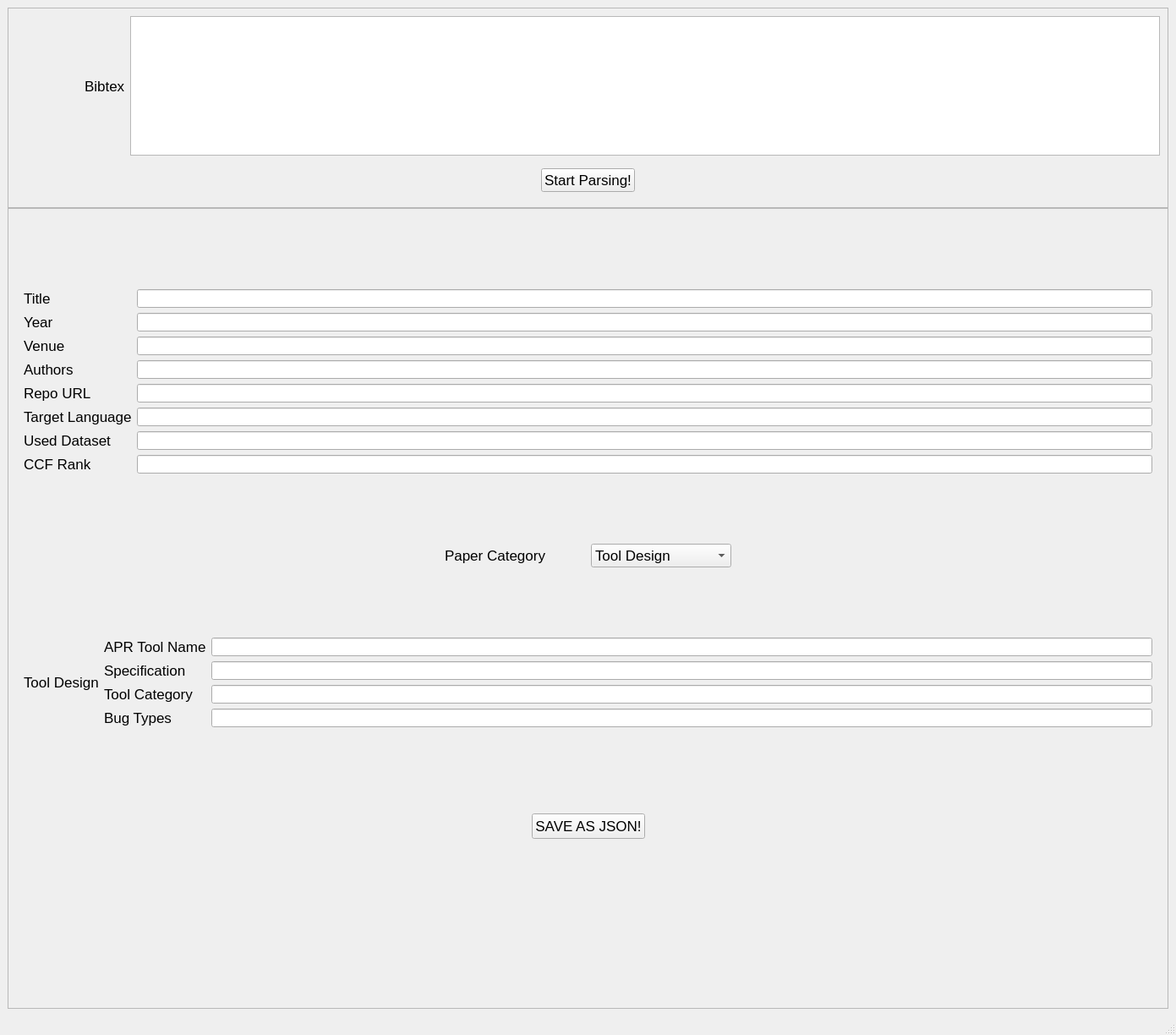
<?xml version="1.0" encoding="UTF-8"?>
<ui version="4.0">
 <class>MainWindow</class>
 <widget class="QMainWindow" name="MainWindow">
  <property name="geometry">
   <rect>
    <x>0</x>
    <y>0</y>
    <width>1391</width>
    <height>1224</height>
   </rect>
  </property>
  <property name="windowTitle">
   <string>MainWindow</string>
  </property>
  <property name="styleSheet">
   <string notr="true">QFrame{
background-color:red,
}</string>
  </property>
  <widget class="QWidget" name="centralwidget">
   <layout class="QVBoxLayout" name="verticalLayout_2" stretch="1">
    <item>
     <layout class="QVBoxLayout" name="verticalLayout" stretch="1,4">
      <property name="spacing">
       <number>0</number>
      </property>
      <item>
       <widget class="QFrame" name="frame_2">
        <property name="styleSheet">
         <string notr="true">QFrame{
background-color:&quot;#F9E7A2&quot;;
}</string>
        </property>
        <property name="frameShape">
         <enum>QFrame::StyledPanel</enum>
        </property>
        <property name="frameShadow">
         <enum>QFrame::Raised</enum>
        </property>
        <layout class="QVBoxLayout" name="verticalLayout_3">
         <item>
          <layout class="QHBoxLayout" name="horizontalLayout" stretch="1,0,15">
           <item>
            <spacer name="horizontalSpacer">
             <property name="orientation">
              <enum>Qt::Horizontal</enum>
             </property>
             <property name="sizeHint" stdset="0">
              <size>
               <width>168</width>
               <height>20</height>
              </size>
             </property>
            </spacer>
           </item>
           <item>
            <widget class="QLabel" name="label_13">
             <property name="font">
              <font>
               <pointsize>13</pointsize>
              </font>
             </property>
             <property name="text">
              <string>Bibtex</string>
             </property>
            </widget>
           </item>
           <item>
            <widget class="QTextEdit" name="textEdit"/>
           </item>
          </layout>
         </item>
         <item>
          <widget class="QWidget" name="widget" native="true">
           <layout class="QHBoxLayout" name="horizontalLayout_2">
            <item>
             <spacer name="horizontalSpacer_3">
              <property name="orientation">
               <enum>Qt::Horizontal</enum>
              </property>
              <property name="sizeHint" stdset="0">
               <size>
                <width>600</width>
                <height>17</height>
               </size>
              </property>
             </spacer>
            </item>
            <item>
             <widget class="QPushButton" name="pushButton_2">
              <property name="font">
               <font>
                <pointsize>13</pointsize>
               </font>
              </property>
              <property name="text">
               <string>Start Parsing!</string>
              </property>
             </widget>
            </item>
            <item>
             <spacer name="horizontalSpacer_4">
              <property name="orientation">
               <enum>Qt::Horizontal</enum>
              </property>
              <property name="sizeHint" stdset="0">
               <size>
                <width>600</width>
                <height>17</height>
               </size>
              </property>
             </spacer>
            </item>
           </layout>
          </widget>
         </item>
        </layout>
       </widget>
      </item>
      <item>
       <widget class="QFrame" name="frame">
        <property name="styleSheet">
         <string notr="true">QFrame{
background-color:&quot;#F0CDB1&quot;;
}</string>
        </property>
        <property name="frameShape">
         <enum>QFrame::StyledPanel</enum>
        </property>
        <property name="frameShadow">
         <enum>QFrame::Raised</enum>
        </property>
        <layout class="QVBoxLayout" name="verticalLayout_5" stretch="3,1">
         <item>
          <widget class="QWidget" name="widget_2" native="true">
           <layout class="QVBoxLayout" name="verticalLayout_4" stretch="3,1,3">
            <item>
             <layout class="QGridLayout" name="gridLayout">
              <item row="0" column="0">
               <widget class="QLabel" name="label_8">
                <property name="font">
                 <font>
                  <pointsize>13</pointsize>
                 </font>
                </property>
                <property name="text">
                 <string>Title</string>
                </property>
               </widget>
              </item>
              <item row="1" column="1">
               <widget class="QLineEdit" name="lineEdit_19"/>
              </item>
              <item row="0" column="1">
               <widget class="QLineEdit" name="lineEdit_15"/>
              </item>
              <item row="5" column="1">
               <widget class="QLineEdit" name="lineEdit_23"/>
              </item>
              <item row="2" column="0">
               <widget class="QLabel" name="label_6">
                <property name="font">
                 <font>
                  <pointsize>13</pointsize>
                 </font>
                </property>
                <property name="text">
                 <string>Venue</string>
                </property>
               </widget>
              </item>
              <item row="5" column="0">
               <widget class="QLabel" name="label_3">
                <property name="font">
                 <font>
                  <pointsize>13</pointsize>
                 </font>
                </property>
                <property name="text">
                 <string>Target Language</string>
                </property>
               </widget>
              </item>
              <item row="3" column="0">
               <widget class="QLabel" name="label_5">
                <property name="font">
                 <font>
                  <pointsize>13</pointsize>
                 </font>
                </property>
                <property name="text">
                 <string>Authors</string>
                </property>
               </widget>
              </item>
              <item row="7" column="0">
               <widget class="QLabel" name="label_2">
                <property name="font">
                 <font>
                  <pointsize>13</pointsize>
                 </font>
                </property>
                <property name="text">
                 <string>CCF Rank</string>
                </property>
               </widget>
              </item>
              <item row="1" column="0">
               <widget class="QLabel" name="label_7">
                <property name="font">
                 <font>
                  <pointsize>13</pointsize>
                 </font>
                </property>
                <property name="text">
                 <string>Year</string>
                </property>
               </widget>
              </item>
              <item row="7" column="1">
               <widget class="QLineEdit" name="lineEdit_24"/>
              </item>
              <item row="3" column="1">
               <widget class="QLineEdit" name="lineEdit_21"/>
              </item>
              <item row="2" column="1">
               <widget class="QLineEdit" name="lineEdit_20"/>
              </item>
              <item row="4" column="1">
               <widget class="QLineEdit" name="lineEdit_22"/>
              </item>
              <item row="4" column="0">
               <widget class="QLabel" name="label_4">
                <property name="font">
                 <font>
                  <pointsize>13</pointsize>
                 </font>
                </property>
                <property name="text">
                 <string>Repo URL</string>
                </property>
               </widget>
              </item>
              <item row="6" column="0">
               <widget class="QLabel" name="label_15">
                <property name="font">
                 <font>
                  <pointsize>13</pointsize>
                 </font>
                </property>
                <property name="text">
                 <string>Used Dataset</string>
                </property>
               </widget>
              </item>
              <item row="6" column="1">
               <widget class="QLineEdit" name="lineEdit_2"/>
              </item>
             </layout>
            </item>
            <item>
             <layout class="QHBoxLayout" name="horizontalLayout_3" stretch="3,1,1,3">
              <item>
               <spacer name="horizontalSpacer_5">
                <property name="orientation">
                 <enum>Qt::Horizontal</enum>
                </property>
                <property name="sizeHint" stdset="0">
                 <size>
                  <width>40</width>
                  <height>20</height>
                 </size>
                </property>
               </spacer>
              </item>
              <item>
               <widget class="QLabel" name="label">
                <property name="font">
                 <font>
                  <pointsize>13</pointsize>
                 </font>
                </property>
                <property name="text">
                 <string>Paper Category</string>
                </property>
               </widget>
              </item>
              <item>
               <widget class="QComboBox" name="comboBox">
                <property name="font">
                 <font>
                  <pointsize>13</pointsize>
                 </font>
                </property>
                <item>
                 <property name="text">
                  <string>Tool Design</string>
                 </property>
                </item>
                <item>
                 <property name="text">
                  <string>Empirical Study</string>
                 </property>
                </item>
               </widget>
              </item>
              <item>
               <spacer name="horizontalSpacer_2">
                <property name="orientation">
                 <enum>Qt::Horizontal</enum>
                </property>
                <property name="sizeHint" stdset="0">
                 <size>
                  <width>40</width>
                  <height>20</height>
                 </size>
                </property>
               </spacer>
              </item>
             </layout>
            </item>
            <item>
             <layout class="QHBoxLayout" name="horizontalLayout_4">
              <item>
               <widget class="QLabel" name="label_12">
                <property name="font">
                 <font>
                  <pointsize>13</pointsize>
                 </font>
                </property>
                <property name="text">
                 <string>Tool Design</string>
                </property>
               </widget>
              </item>
              <item>
               <layout class="QGridLayout" name="gridLayout_2">
                <item row="3" column="0">
                 <widget class="QLabel" name="label_11">
                  <property name="font">
                   <font>
                    <pointsize>13</pointsize>
                   </font>
                  </property>
                  <property name="text">
                   <string>Bug Types</string>
                  </property>
                 </widget>
                </item>
                <item row="3" column="1">
                 <widget class="QLineEdit" name="lineEdit_18"/>
                </item>
                <item row="0" column="1">
                 <widget class="QLineEdit" name="lineEdit"/>
                </item>
                <item row="1" column="1">
                 <widget class="QLineEdit" name="lineEdit_16">
                  <property name="text">
                   <string/>
                  </property>
                 </widget>
                </item>
                <item row="2" column="1">
                 <widget class="QLineEdit" name="lineEdit_17"/>
                </item>
                <item row="1" column="0">
                 <widget class="QLabel" name="label_9">
                  <property name="font">
                   <font>
                    <pointsize>13</pointsize>
                   </font>
                  </property>
                  <property name="text">
                   <string>Specification</string>
                  </property>
                 </widget>
                </item>
                <item row="0" column="0">
                 <widget class="QLabel" name="label_14">
                  <property name="font">
                   <font>
                    <pointsize>13</pointsize>
                   </font>
                  </property>
                  <property name="text">
                   <string>APR Tool Name</string>
                  </property>
                 </widget>
                </item>
                <item row="2" column="0">
                 <widget class="QLabel" name="label_10">
                  <property name="font">
                   <font>
                    <pointsize>13</pointsize>
                   </font>
                  </property>
                  <property name="text">
                   <string>Tool Category</string>
                  </property>
                 </widget>
                </item>
               </layout>
              </item>
             </layout>
            </item>
           </layout>
          </widget>
         </item>
         <item>
          <widget class="QWidget" name="widget_3" native="true">
           <layout class="QVBoxLayout" name="verticalLayout_6">
            <item>
             <layout class="QHBoxLayout" name="horizontalLayout_5">
              <item>
               <spacer name="horizontalSpacer_6">
                <property name="orientation">
                 <enum>Qt::Horizontal</enum>
                </property>
                <property name="sizeHint" stdset="0">
                 <size>
                  <width>595</width>
                  <height>20</height>
                 </size>
                </property>
               </spacer>
              </item>
              <item>
               <widget class="QPushButton" name="pushButton">
                <property name="minimumSize">
                 <size>
                  <width>40</width>
                  <height>30</height>
                 </size>
                </property>
                <property name="font">
                 <font>
                  <pointsize>13</pointsize>
                 </font>
                </property>
                <property name="text">
                 <string>SAVE AS JSON!</string>
                </property>
               </widget>
              </item>
              <item>
               <spacer name="horizontalSpacer_7">
                <property name="orientation">
                 <enum>Qt::Horizontal</enum>
                </property>
                <property name="sizeHint" stdset="0">
                 <size>
                  <width>594</width>
                  <height>20</height>
                 </size>
                </property>
               </spacer>
              </item>
             </layout>
            </item>
            <item>
             <spacer name="verticalSpacer">
              <property name="orientation">
               <enum>Qt::Vertical</enum>
              </property>
              <property name="sizeHint" stdset="0">
               <size>
                <width>20</width>
                <height>163</height>
               </size>
              </property>
             </spacer>
            </item>
           </layout>
          </widget>
         </item>
        </layout>
       </widget>
      </item>
     </layout>
    </item>
   </layout>
  </widget>
  <widget class="QMenuBar" name="menubar">
   <property name="geometry">
    <rect>
     <x>0</x>
     <y>0</y>
     <width>1391</width>
     <height>23</height>
    </rect>
   </property>
  </widget>
  <widget class="QStatusBar" name="statusbar"/>
 </widget>
 <resources/>
 <connections/>
</ui>
